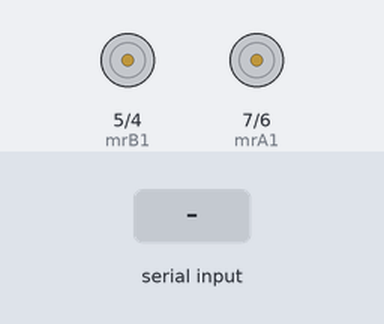
The sketch below on a simulated Arduino Uno, built with avr-gcc and run on an emulated ATmega328P. Shown: motor-driver pin pairs drawn as motors (green arrow = first pin HIGH = forward, orange = second pin HIGH = backward, longer = more drive, scaled by the enable pin). Inputs (shaded band) come from the test bench.

Above: at 1.2 s.
1.3 s: "F" received over Serial
At 2.4 s:
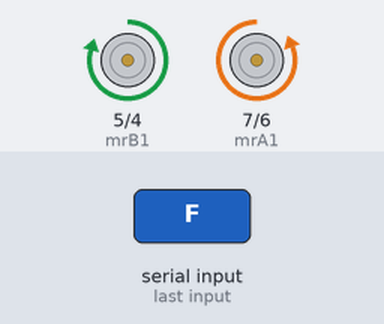
3.3 s: "B" received over Serial
At 5.0 s:
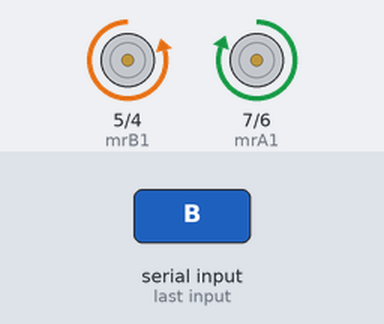
5.3 s: "R" received over Serial
At 6.6 s:
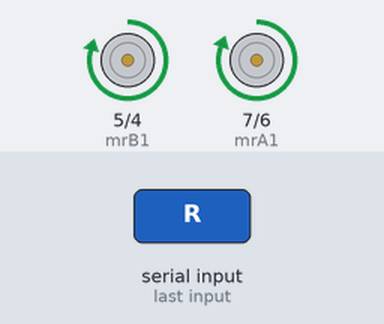
7.3 s: "L" received over Serial
At 8.2 s:
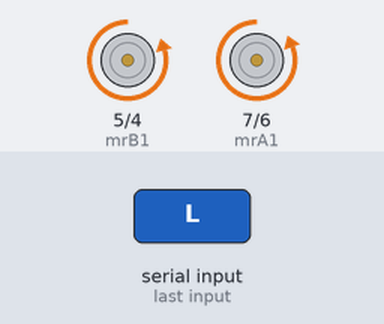
Timing chart, 0 to 10.3 s (numbered marks = the images above; inputs shaded):
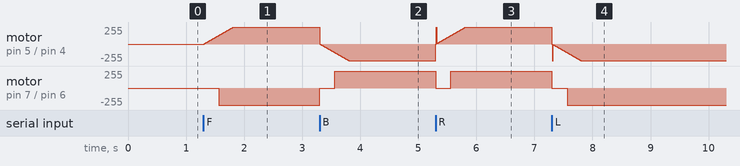

Measured:
- after the input at 1.3 s, motor on pin 5 (mrB1) / pin 4 (mrB2): moves from stopped to forward 250/255 over 0.49 s, starting at once; motor on pin 7 (mrA1) / pin 6 (mrA2): stopped → backward 255/255 after 0.26 s
- after the input at 3.3 s, motor on pin 5 (mrB1) / pin 4 (mrB2): moves from forward 250/255 to backward 250/255 over 0.50 s, starting at once; motor on pin 7 (mrA1) / pin 6 (mrA2): backward 255/255 → stopped at once, → forward 255/255 0.26 s later
- after the input at 5.3 s, motor on pin 7 (mrA1) / pin 6 (mrA2): forward 255/255 → stopped at once, → forward 255/255 0.26 s later
- after the input at 7.3 s, motor on pin 7 (mrA1) / pin 6 (mrA2): forward 255/255 → stopped at once, → backward 255/255 0.26 s later

The sketch:

Monowheel_Control.ino
```cpp
#include <AFMotor.h>
#include <stdio.h>
// Define motor pins
#define mrA1 7 // IN1
#define mrA2 6 // IN2
#define mrB1 5 // IN3
#define mrB2 4 // IN4
#define ENA 8     // PWM for motor A
#define ENB 3     // PWM for motor B

int speedr;
char command;
char pcom;
char ppcom;
//Pin Communication and Set Up
void setup() {
  Serial.begin(9600); // Start Bluetooth communication
  pinMode(mrA1, OUTPUT);
  pinMode(mrA2, OUTPUT);
  pinMode(mrB1, OUTPUT);
  pinMode(mrB2, OUTPUT);
  pinMode(ENA, OUTPUT);
  pinMode(ENB, OUTPUT);
}
//Motor control settings
void setf() {
  digitalWrite(mrA1, LOW);
  digitalWrite(mrA2, HIGH);
  digitalWrite(mrB1, HIGH);
  digitalWrite(mrB2, LOW);
}
void setb() {
  digitalWrite(mrA1, HIGH);
  digitalWrite(mrA2, LOW);
  digitalWrite(mrB1, LOW);
  digitalWrite(mrB2, HIGH);
}
void setL() {
  digitalWrite(mrA1, LOW);
  digitalWrite(mrA2, HIGH);
  digitalWrite(mrB1, LOW);
  digitalWrite(mrB2, HIGH);
}
void setR() {
  digitalWrite(mrA1, HIGH);
  digitalWrite(mrA2, LOW);
  digitalWrite(mrB1, HIGH);
  digitalWrite(mrB2, LOW);
}
void STOP() {
  digitalWrite(mrA1, LOW);
  digitalWrite(mrA2, LOW);
  digitalWrite(mrB1, LOW);
  digitalWrite(mrB2, LOW);
  analogWrite(ENA, 0);
  analogWrite(ENB, 0);
}
void controlMotors(char command) {
  switch (command) {
    case 'F':
      slowDown(speedr);
      setf();
      accelUp(speedr);
      break;
    case 'B':
      slowDown(speedr);
      setb();
      accelUp(speedr);
      break;
    case 'R':
      slowDown(speedr);
      setR();
      accelUp(speedr);
      break;
    case 'L':
      slowDown(speedr);
      setL();
      accelUp(speedr);
      break;
    case 'S':
      STOP();
      break;
  }
}
//Speed control
void accelUp(int speedr) {
  int i;
  for (i = speedr; i < 255; i += 5)
  {
    speedr = i;
    //printf(speedr);
    analogWrite(ENA, speedr);
    analogWrite(ENB, speedr);
    delay(10);
  }
}
void slowDown(int speedr) {
  int i;
  for (i = speedr; i > 0; i -= 5)
  {
    speedr = i;
    //printf(speedr);
    analogWrite(ENA, speedr);
    analogWrite(ENB, speedr);
    delay(10);
  }
}

void loop() {
  if (Serial.available()) {
    char command = Serial.read(); // Read command from Bluetooth
    controlMotors(command);
  }
}
```
